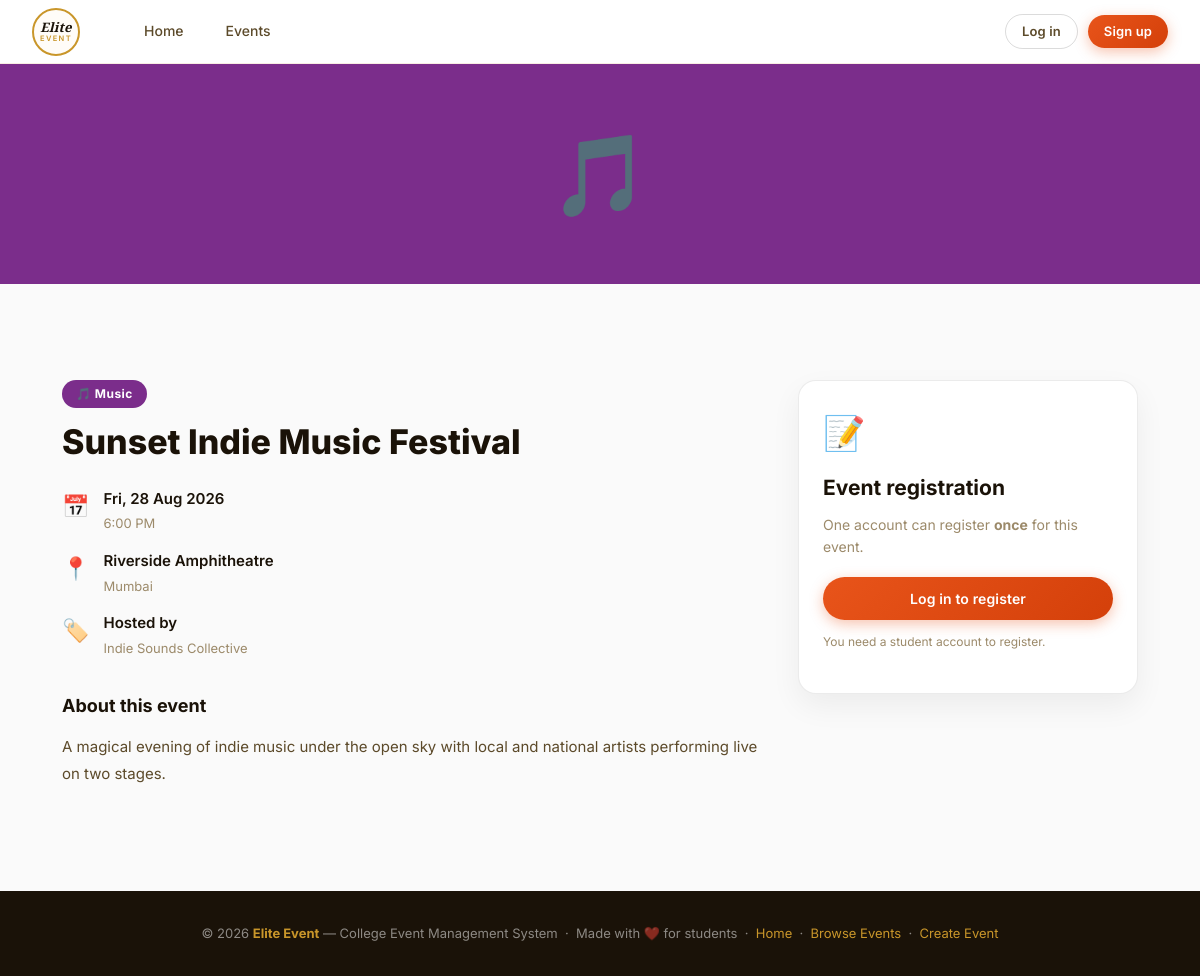
The page /event-detail.php?id=1 on the database its author committed.
### tables this page shows
CREATE TABLE IF NOT EXISTS events (
    id INT UNSIGNED NOT NULL AUTO_INCREMENT,
    title VARCHAR(255) NOT NULL,
    category VARCHAR(60) NOT NULL,
    date DATE NOT NULL,
    time TIME NOT NULL,
    venue VARCHAR(255) NOT NULL,
    city VARCHAR(120) NOT NULL,
    organizer VARCHAR(190) NOT NULL,
    description TEXT NULL,
    google_form_url VARCHAR(1000) NULL,
    created_by INT UNSIGNED NULL,
    created_at DATETIME NOT NULL DEFAULT CURRENT_TIMESTAMP,
    updated_at DATETIME NOT NULL DEFAULT CURRENT_TIMESTAMP ON UPDATE CURRENT_TIMESTAMP,
    PRIMARY KEY (id),
    KEY idx_events_date_time (date, time),
    KEY idx_events_category (category),
    KEY idx_events_created_by (created_by),
    CONSTRAINT fk_events_user FOREIGN KEY (created_by) REFERENCES users(id) ON DELETE SET NULL
);

### includes/db.php (called while the page is built, shortened)
<?php
function db_config(): array {
    static $config = null;
    $configFile = __DIR__ . '/../config/database.php';
    if (file_exists($configFile)) {
        $config = require $configFile;
    }
    return $config;
}
function db(): PDO {
    static $pdo = null;
    $c = db_config();
    $charset = $c['charset'] ?? 'utf8mb4';
    try {
        $dsn = sprintf(
            'mysql:host=%s;port=%d;dbname=%s;charset=%s',
            $c['host'],
            (int)($c['port'] ?? 3306),
            $c['database'],
            $charset
        );
        $pdo = new PDO($dsn, $c['username'], $c['password'], [
            PDO::ATTR_ERRMODE => PDO::ERRMODE_EXCEPTION,
            PDO::ATTR_DEFAULT_FETCH_MODE => PDO::FETCH_ASSOC,
            PDO::ATTR_EMULATE_PREPARES => false,
        ]);
    } catch (PDOException $e) {
        if ((int)$e->getCode() === 1049) {
            $serverDsn = sprintf('mysql:host=%s;port=%d;charset=%s', $c['host'], (int)($c['port'] ?? 3306), $charset);
            $server = new PDO($serverDsn, $c['username'], $c['password'], [
                PDO::ATTR_ERRMODE => PDO::ERRMODE_EXCEPTION,
                PDO::ATTR_DEFAULT_FETCH_MODE => PDO::FETCH_ASSOC,
                PDO::ATTR_EMULATE_PREPARES => false,
            ]);
            $server->exec('CREATE DATABASE IF NOT EXISTS `' . str_replace('`', '``', $c['database']) . '` CHARACTER SET utf8mb4 COLLATE utf8mb4_unicode_ci');
            $server = null;
            $pdo = new PDO($dsn, $c['username'], $c['password'], [
                PDO::ATTR_ERRMODE => PDO::ERRMODE_EXCEPTION,
                PDO::ATTR_DEFAULT_FETCH_MODE => PDO::FETCH_ASSOC,
                PDO::ATTR_EMULATE_PREPARES => false,
            ]);
        } else {
            throw $e;
        }
    }
    db_install_or_migrate($pdo);
    return $pdo;
}
function db_install_or_migrate(PDO $pdo): void {
    $requiredTables = ['users', 'instagram_posts', 'events', 'registrations'];
    $placeholders = implode(',', array_fill(0, count($requiredTables), '?'));
    $stmt = $pdo->prepare("SELECT TABLE_NAME FROM information_schema.TABLES WHERE TABLE_SCHEMA = DATABASE() AND TABLE_NAME IN ($placeholders)");
    $stmt->execute($requiredTables);
    $tables = $stmt->fetchAll(PDO::FETCH_COLUMN);
    if (!in_array('events', $tables, true)) {
        $pdo->exec("CREATE TABLE events (
            id INT UNSIGNED NOT NULL AUTO_INCREMENT,
            title VARCHAR(255) NOT NULL,
            category VARCHAR(60) NOT NULL,
            date DATE NOT NULL,
            time TIME NOT NULL,
            venue VARCHAR(255) NOT NULL,
            city VARCHAR(120) NOT NULL,
            organizer VARCHAR(190) NOT NULL,
            description TEXT NULL,
            google_form_url VARCHAR(1000) NULL,
            created_by INT UNSIGNED NULL,
            created_at DATETIME NOT NULL DEFAULT CURRENT_TIMESTAMP,
            updated_at DATETIME NOT NULL DEFAULT CURRENT_TIMESTAMP ON UPDATE CURRENT_TIMESTAMP,
            PRIMARY KEY (id),
            KEY idx_events_date_time (date, time),
            KEY idx_events_category (category),
            KEY idx_events_created_by (created_by),
            CONSTRAINT fk_events_user FOREIGN KEY (created_by) REFERENCES users(id) ON DELETE SET NULL
        ) ENGINE=InnoDB DEFAULT CHARSET=utf8mb4 COLLATE=utf8mb4_unicode_ci");
    } else {
        $columns = $pdo->query("SELECT COLUMN_NAME FROM information_schema.COLUMNS WHERE TABLE_SCHEMA = DATABASE() AND TABLE_NAME = 'events'")->fetchAll(PDO::FETCH_COLUMN);
    }
    if ((int)$pdo->query('SELECT COUNT(*) FROM users')->fetchColumn() === 0) {
        $stmt = $pdo->prepare('INSERT INTO users (name, email, password_hash, role) VALUES (?, ?, ?, ?)');
        $stmt->execute(['Site Admin', 'admin@eliteevent.local', password_hash('Admin@123', PASSWORD_DEFAULT), 'admin']);
        $adminId = (int)$pdo->lastInsertId();
        if ((int)$pdo->query('SELECT COUNT(*) FROM instagram_posts')->fetchColumn() === 0) {
            $stmt = $pdo->prepare('INSERT INTO instagram_posts (url, caption, added_by) VALUES (?, ?, ?)');
            foreach ([
                'https://www.instagram.com/p/DZ19EVVgkzn/?igsh=bHU1b3R4anRlaTk=',
                'https://www.instagram.com/p/DZrXjbFC2bR/?igsh=MTF1NWpmNGR6Zm94ZQ==',
                'https://www.instagram.com/p/DZg1eOOgtuB/?igsh=ZGpqb3lkem9zMnB1',
                'https://www.instagram.com/reel/DYjBB8bBmnP/?utm_source=ig_web_copy_link&igsh=MzRlODBiNWFlZA==',
            ] as $url) {
                $stmt->execute([$url, '', $adminId]);
            }
        }
    }
    db_seed_events_mysql($pdo);
}
function db_seed_events_mysql(PDO $pdo): void {
    if ((int)$pdo->query('SELECT COUNT(*) FROM events')->fetchColumn() > 0) return;
}

### includes/data.php (called while the page is built, shortened)
<?php
require_once __DIR__ . '/auth.php';
$currentUser = current_user();
$categories = [
    ['slug'=>'music','name'=>'Music','icon'=>'🎵','color'=>'#7B2D8B'],
    ['slug'=>'workshop','name'=>'Workshops','icon'=>'👥','color'=>'#1A5276'],
    ['slug'=>'market','name'=>'Markets','icon'=>'🏪','color'=>'#1E8449'],
    ['slug'=>'meetup','name'=>'Meetups','icon'=>'🤝','color'=>'#B7950B'],
    ['slug'=>'food','name'=>'Food & Drink','icon'=>'🍽️','color'=>'#C0392B'],
    ['slug'=>'cultural','name'=>'Cultural','icon'=>'🎭','color'=>'#6C3483'],
    ['slug'=>'tech','name'=>'Tech','icon'=>'💻','color'=>'#1A5276'],
    ['slug'=>'sports','name'=>'Sports','icon'=>'🏆','color'=>'#1E8449'],
];
function getAllEvents(): array {
    return db()->query('SELECT * FROM events ORDER BY date ASC, time ASC, id ASC')->fetchAll();
}
$events = getAllEvents();
function getEventById(array $events, int $id): ?array {
    foreach ($events as $e) if ((int)$e['id'] === $id) return $e;
    return null;
}
function getCategory(string $slug, array $categories): array {
    foreach ($categories as $cat) if ($cat['slug'] === $slug) return $cat;
    return ['slug'=>$slug,'name'=>ucfirst($slug),'icon'=>'📌','color'=>'#888'];
}
function formatEventDate(string $date): string {
    $ts = strtotime($date);
    return $ts ? date('D, d M Y', $ts) : $date;
}
function formatEventTime(string $time): string {
    $ts = strtotime($time);
    return $ts ? date('g:i A', $ts) : $time;
}

### includes/auth.php (called while the page is built, shortened)
<?php
require_once __DIR__ . '/db.php';
function current_user(): ?array {
    if (empty($_SESSION['user_id'])) return null;
    $stmt = db()->prepare('SELECT id, name, email, role, status FROM users WHERE id = ?');
    $stmt->execute([$_SESSION['user_id']]);
    $user = $stmt->fetch();
    return $user;
}

### event-detail.php (the view, shortened to what this page needs)
<?php
require_once __DIR__ . '/includes/data.php';
$id = (int)($_GET['id'] ?? 0);
$event = getEventById($events, $id);
$isRegistered = $currentUser ? userRegisteredForEvent((int)$currentUser['id'], $id) : false;
$cat = getCategory($event['category'], $categories);
require_once __DIR__ . '/includes/header.php';
$formUrl = $event['google_form_url'];
?>
<section class="event-banner" style="--cover-color: <?= htmlspecialchars($cat['color']) ?>">
  <div class="container event-banner-inner"><span class="event-banner-icon"><?= $cat['icon'] ?></span></div>
</section>
<section class="section">
  <div class="container event-detail-layout">
    <div class="event-detail-main">
      <span class="event-tag" style="--tag-color: <?= htmlspecialchars($cat['color']) ?>"><?= $cat['icon'] ?> <?= htmlspecialchars($cat['name']) ?></span>
      <h1><?= htmlspecialchars($event['title']) ?></h1>
      <div class="event-meta-list">
        <div class="event-meta-item"><span class="event-meta-icon">📅</span><div><strong><?= formatEventDate($event['date']) ?></strong><div class="event-meta-sub"><?= formatEventTime($event['time']) ?></div></div></div>
        <div class="event-meta-item"><span class="event-meta-icon">📍</span><div><strong><?= htmlspecialchars($event['venue']) ?></strong><div class="event-meta-sub"><?= htmlspecialchars($event['city']) ?></div></div></div>
        <div class="event-meta-item"><span class="event-meta-icon">🏷️</span><div><strong>Hosted by</strong><div class="event-meta-sub"><?= htmlspecialchars($event['organizer']) ?></div></div></div>
      </div>
      <h2 class="event-section-title">About this event</h2>
      <p class="event-description"><?= nl2br(htmlspecialchars($event['description'])) ?></p>
    </div>
    <aside class="registration-panel">
      <div class="registration-card">
        <span class="registration-icon">📝</span>
        <h3>Event registration</h3>
        <p>One account can register <strong>once</strong> for this event.</p>
        <?php if (!$currentUser): ?>
          <a href="login.php" class="btn btn-primary btn-block">Log in to register</a>
          <p class="registration-note">You need a student account to register.</p>
        <?php elseif ($currentUser['role'] !== 'student'): ?>
          <div class="no-form-box">Please use a student account to register for this event.</div>
        <?php elseif ($isRegistered): ?>
          <div class="registered-badge">✓ Already registered</div>
          <?php if ($formUrl): ?><a href="#google-registration" class="btn btn-primary btn-block">Open registration form</a><?php endif; ?>
        <?php elseif (!$formUrl): ?>
          <div class="no-form-box">Registration is not available yet. The organizer has not connected a Google Form.</div>
        <?php endif; ?>
      </div>
    </aside>
  </div>
</section>
<?php require_once __DIR__ . '/includes/footer.php'; ?>

### css/style.css (style rules this page uses)
*, *::before, *::after { box-sizing: border-box; margin: 0; padding: 0; }
:root { --orange: #E8541A; --orange-light: #F4784A; --orange-dark: #C13E0C; --gold: #C9962A; --gold-light: #F0C95A; --cream: #FFF8F0; --warm-white: #FFFCF8; --bg: #FAFAFA; --surface: #FFFFFF; --border: rgba(0,0,0,0.08); --border-mid: rgba(0,0,0,0.14); --text-primary: #1A1208; --text-secondary:#5C4A2A; --text-hint: #9C8A6A; --green: #2E7D32; --green-bg: #E8F5E9; --red: #C62828; --red-bg: #FFEBEE; --blue: #1565C0; --blue-bg: #E3F2FD; --purple: #6A1B9A; --purple-bg: #F3E5F5; --radius-sm: 6px; --radius-md: 12px; --radius-lg: 18px; --radius-xl: 28px; --shadow-sm: 0 2px 8px rgba(200,100,30,0.10); --shadow-md: 0 6px 24px rgba(200,100,30,0.14); --shadow-lg: 0 12px 40px rgba(200,100,30,0.18); --grad-hero: linear-gradient(160deg, #FFF5E6 0%, #FFD6B0 30%, #FFB3B3 65%, #E8A0C8 100%); --grad-btn: linear-gradient(135deg, #E8541A 0%, #D4400A 100%); --grad-gold: linear-gradient(135deg, #C9962A 0%, #F0C95A 100%); }
html { scroll-behavior: smooth; }
body { font-family: 'Inter', sans-serif; background: var(--bg); color: var(--text-primary); font-size: 15px; line-height: 1.65; min-height: 100vh; }
.btn { display: inline-flex; align-items: center; justify-content: center; gap: 7px; padding: 10px 22px; font-size: 14px; font-weight: 600; font-family: 'Inter', sans-serif; border-radius: var(--radius-xl); border: none; cursor: pointer; transition: all 0.18s; text-decoration: none; white-space: nowrap; letter-spacing: 0.01em; }
.btn-primary { background: var(--grad-btn); color: #fff; box-shadow: 0 4px 14px rgba(232,84,26,0.35); }
.btn-block { width: 100%; }
.container { max-width: 1140px; margin: 0 auto; padding: 0 2rem; }
.section { padding: 3.5rem 0; }
.event-banner { height: 220px; background: var(--cover-color, #eee); display: flex; align-items: center; justify-content: center; }
.event-banner-icon { font-size: 80px; }
.event-detail-layout { display: grid; grid-template-columns: 1fr 340px; gap: 2.5rem; padding-top: 2.5rem; padding-bottom: 3rem; }
.event-detail-main h1 { font-size: 34px; font-weight: 800; margin: 14px 0 24px; line-height: 1.2; }
.event-tag { display: inline-block; background: var(--tag-color, #eee); color: #fff; font-size: 12px; font-weight: 700; padding: 4px 14px; border-radius: 100px; letter-spacing: 0.04em; }
.event-meta-list { display: flex; flex-direction: column; gap: 14px; margin-bottom: 2rem; }
.event-meta-item { display: flex; align-items: flex-start; gap: 14px; }
.event-meta-icon { font-size: 22px; flex-shrink: 0; margin-top: 1px; }
.event-meta-item strong { display: block; font-size: 15px; font-weight: 600; }
.event-meta-sub { font-size: 13px; color: var(--text-hint); margin-top: 2px; }
.event-section-title { font-size: 18px; font-weight: 700; margin-bottom: 12px; }
.event-description { font-size: 15px; color: var(--text-secondary); line-height: 1.8; }
.registration-panel { align-self: start; position: sticky; top: 80px; }
.registration-card { background: var(--white, #fff); border: 1px solid var(--border, #e7e2db); border-radius: 18px; padding: 24px; box-shadow: 0 12px 30px rgba(0,0,0,.06); }
.registration-icon { font-size: 34px; display:block; margin-bottom: 10px; }
.registration-card h3 { margin: 0 0 8px; font-size: 21px; }
.registration-card > p { color: var(--text-hint); font-size: 14px; line-height: 1.6; margin: 0 0 18px; }
.registration-note { margin-top: 12px !important; font-size: 12px !important; }

### rows shown on the page
events: category "🎵", category "Music", title "Sunset Indie Music Festival", date "Fri, 28 Aug 2026", time "6:00 PM", venue "Riverside Amphitheatre", city "Mumbai", organizer "Indie Sounds Collective", description "A magical evening of indie music under the open sky with local and national artists performing live on two stages."
